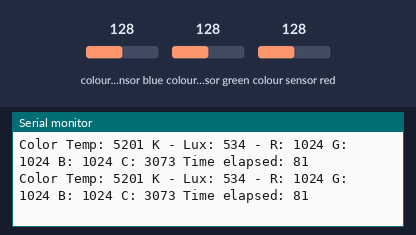
Recording of a sketch running on a simulated Arduino Uno, built with avr-gcc and run on an emulated ATmega328P. Shown: the last lines printed to the serial monitor. Inputs (shaded band) come from the test bench; at power-on: colour sensor blue 128, colour sensor green 128, colour sensor red 128.

Above: at 1.2 s.
1.3 s: colour sensor blue set to 5
At 1.41 s:
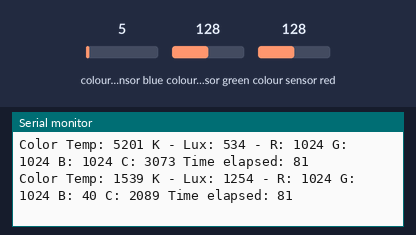
4.3 s: colour sensor green set to 5
At 4.31 s:
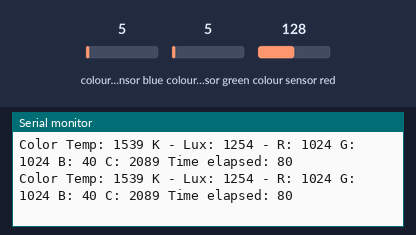
7.3 s: colour sensor red set to 5
At 7.36 s:
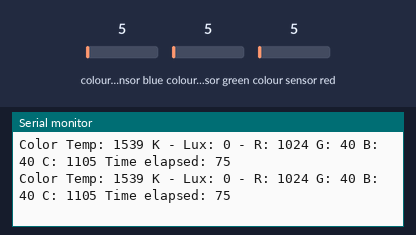
10.3 s: colour sensor blue set to 64
At 10.32 s:
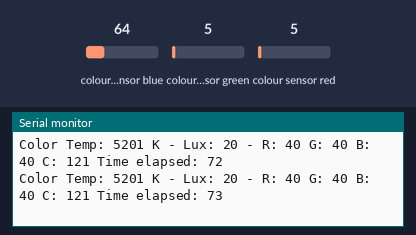
13.3 s: colour sensor green set to 64
At 13.41 s:
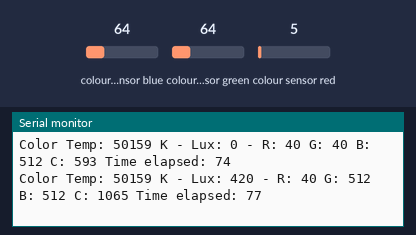
16.3 s: colour sensor red set to 128
At 16.32 s:
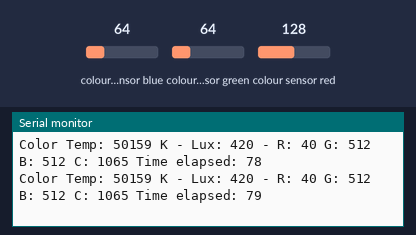
Timing chart, 0 to 19.3 s (numbered marks = the images above; inputs shaded):
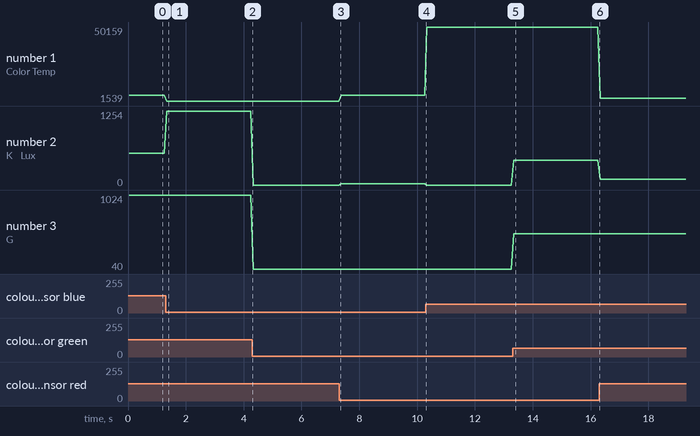

The sketch:

lab5pt1_2.ino
```cpp
#include <Wire.h>
#include "Adafruit_TCS34725.h"

/** Part 2:
Modify the demo program to set the measurement
time to 24ms and the measurement gain to 16X. (Hint: Find the source code for
Adafruit_TCS34725.h on your computer.) Record any observations as to how this changes the
behavior and accuracy of the sensor.
**/

/* Example code for the Adafruit TCS34725 breakout library */

/* WARNING: MAKE SURE POWER CONNECTION IS WHAT WOLFE IS SPECIFYING! -PG
   Connect SCL    to analog 5
   Connect SDA    to analog 4
   Connect VDD    to 3.3V DC
   Connect GROUND to common ground */

/* Initialise with default values (int time = 2.4ms, gain = 1x) */
// Adafruit_TCS34725 tcs = Adafruit_TCS34725();

/* Initialise with specific int time and gain values */
Adafruit_TCS34725 tcs = Adafruit_TCS34725(TCS34725_INTEGRATIONTIME_24MS, TCS34725_GAIN_16X);

void setup(void) {
  Serial.begin(9600);

  if (tcs.begin()) {
    Serial.println("Found sensor");
  } else {
    Serial.println("No TCS34725 found ... check your connections");
    while (1);
  }

  // Now we're ready to get readings!
}

void loop(void) {
  unsigned long startTime = millis();
  uint16_t r, g, b, c, colorTemp, lux;

  tcs.getRawData(&r, &g, &b, &c);
  // colorTemp = tcs.calculateColorTemperature(r, g, b);
  colorTemp = tcs.calculateColorTemperature_dn40(r, g, b, c);
  lux = tcs.calculateLux(r, g, b);

  Serial.print("Color Temp: "); Serial.print(colorTemp, DEC); Serial.print(" K - ");
  Serial.print("Lux: "); Serial.print(lux, DEC); Serial.print(" - ");
  Serial.print("R: "); Serial.print(r, DEC); Serial.print(" ");
  Serial.print("G: "); Serial.print(g, DEC); Serial.print(" ");
  Serial.print("B: "); Serial.print(b, DEC); Serial.print(" ");
  Serial.print("C: "); Serial.print(c, DEC); Serial.print(" ");
  // Report loop time
  Serial.print("Time elapsed: ");
  Serial.print(millis() - startTime);
  Serial.println(" ");
}
```

Measured:
- after the input at 1.3 s, the serial monitor: prints a new line after 0.05 s (image 1)
- after the input at 13.3 s, the serial monitor: prints a new line at once (image 5)
- plotted number 1: 5201 → 1539 after the input at 1.3 s, 1539 → 5201 after the input at 7.3 s, 5201 → 50159 after the input at 10.3 s, 50159 → 3296 after the input at 16.3 s
- plotted number 2: 534 → 1254 after the input at 1.3 s, 1254 → 0 after the input at 4.3 s, 0 → 20 after the input at 7.3 s, 20 → 0 after the input at 10.3 s, 0 → 420 after the input at 13.3 s
